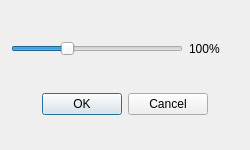
<?xml version="1.0" encoding="UTF-8"?>
<ui version="4.0">
 <class>ZoomDialog</class>
 <widget class="QDialog" name="ZoomDialog">
  <property name="geometry">
   <rect>
    <x>0</x>
    <y>0</y>
    <width>250</width>
    <height>150</height>
   </rect>
  </property>
  <property name="sizePolicy">
   <sizepolicy hsizetype="Fixed" vsizetype="Fixed">
    <horstretch>0</horstretch>
    <verstretch>0</verstretch>
   </sizepolicy>
  </property>
  <property name="maximumSize">
   <size>
    <width>300</width>
    <height>300</height>
   </size>
  </property>
  <property name="windowTitle">
   <string>Dialog</string>
  </property>
  <layout class="QVBoxLayout" name="verticalLayout">
   <item>
    <layout class="QHBoxLayout" name="horizontalLayout">
     <item>
      <widget class="QSlider" name="zoomSlider">
       <property name="sizePolicy">
        <sizepolicy hsizetype="Expanding" vsizetype="Fixed">
         <horstretch>0</horstretch>
         <verstretch>0</verstretch>
        </sizepolicy>
       </property>
       <property name="minimum">
        <number>10</number>
       </property>
       <property name="maximum">
        <number>300</number>
       </property>
       <property name="value">
        <number>100</number>
       </property>
       <property name="orientation">
        <enum>Qt::Horizontal</enum>
       </property>
      </widget>
     </item>
     <item>
      <widget class="QLabel" name="zoomValue">
       <property name="sizePolicy">
        <sizepolicy hsizetype="Fixed" vsizetype="Fixed">
         <horstretch>0</horstretch>
         <verstretch>0</verstretch>
        </sizepolicy>
       </property>
       <property name="minimumSize">
        <size>
         <width>50</width>
         <height>0</height>
        </size>
       </property>
       <property name="maximumSize">
        <size>
         <width>200</width>
         <height>30</height>
        </size>
       </property>
       <property name="text">
        <string>100%</string>
       </property>
      </widget>
     </item>
    </layout>
   </item>
   <item>
    <widget class="QDialogButtonBox" name="buttonBox">
     <property name="sizePolicy">
      <sizepolicy hsizetype="Expanding" vsizetype="Fixed">
       <horstretch>0</horstretch>
       <verstretch>0</verstretch>
      </sizepolicy>
     </property>
     <property name="orientation">
      <enum>Qt::Horizontal</enum>
     </property>
     <property name="standardButtons">
      <set>QDialogButtonBox::Cancel|QDialogButtonBox::Ok</set>
     </property>
     <property name="centerButtons">
      <bool>true</bool>
     </property>
    </widget>
   </item>
  </layout>
 </widget>
 <resources/>
 <connections>
  <connection>
   <sender>buttonBox</sender>
   <signal>accepted()</signal>
   <receiver>ZoomDialog</receiver>
   <slot>accept()</slot>
   <hints>
    <hint type="sourcelabel">
     <x>248</x>
     <y>254</y>
    </hint>
    <hint type="destinationlabel">
     <x>157</x>
     <y>274</y>
    </hint>
   </hints>
  </connection>
  <connection>
   <sender>buttonBox</sender>
   <signal>rejected()</signal>
   <receiver>ZoomDialog</receiver>
   <slot>reject()</slot>
   <hints>
    <hint type="sourcelabel">
     <x>316</x>
     <y>260</y>
    </hint>
    <hint type="destinationlabel">
     <x>286</x>
     <y>274</y>
    </hint>
   </hints>
  </connection>
 </connections>
</ui>
